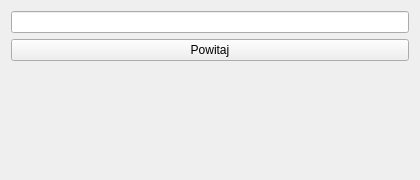
<?xml version='1.0' encoding='utf-8'?>
<ui version="4.0">
 <class>Form</class>
 <widget class="QWidget" name="Form">
  <property name="geometry">
   <rect>
    <x>0</x>
    <y>0</y>
    <width>420</width>
    <height>180</height>
   </rect>
  </property>
  <property name="windowTitle">
   <string>Powitanie</string>
  </property>
  <layout class="QVBoxLayout" name="uklad">
   <item>
    <widget class="QLineEdit" name="imieEdit" />
   </item>
   <item>
    <widget class="QPushButton" name="powitajButton">
     <property name="text">
      <string>Powitaj</string>
     </property>
    </widget>
   </item>
   <item>
    <widget class="QLabel" name="wynikLabel">
     <property name="text">
      <string />
     </property>
     <property name="textFormat">
      <enum>Qt::PlainText</enum>
     </property>
    </widget>
   </item>
   <item>
    <spacer name="miejsce">
     <property name="orientation">
      <enum>Qt::Vertical</enum>
     </property>
     <property name="sizeHint">
      <size>
       <width>20</width>
       <height>20</height>
      </size>
     </property>
    </spacer>
   </item>
  </layout>
 </widget>
 <resources />
 <connections />
</ui>
